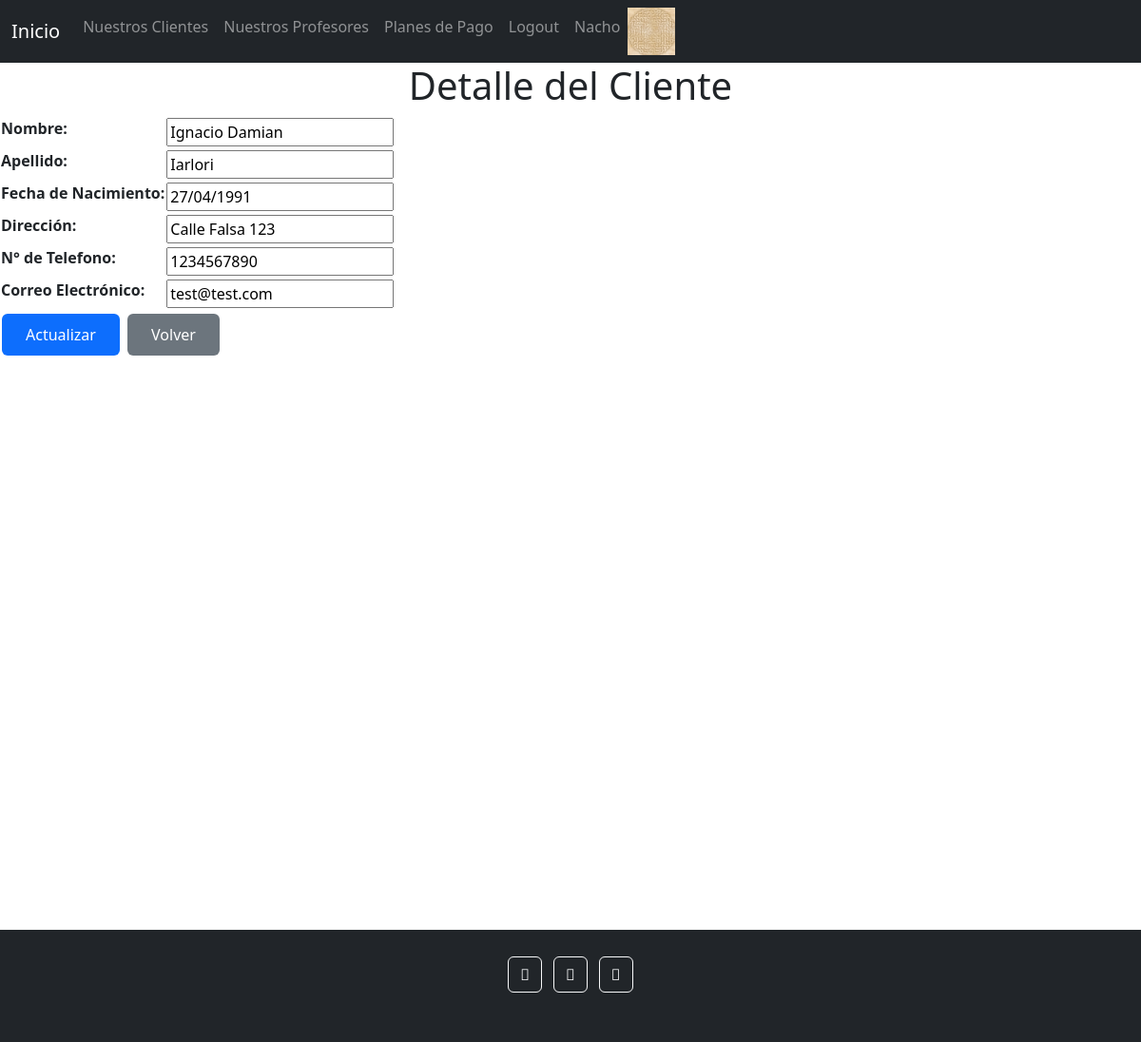
The page /clients/update-client/3/ (signed in) on the database as committed earlier.
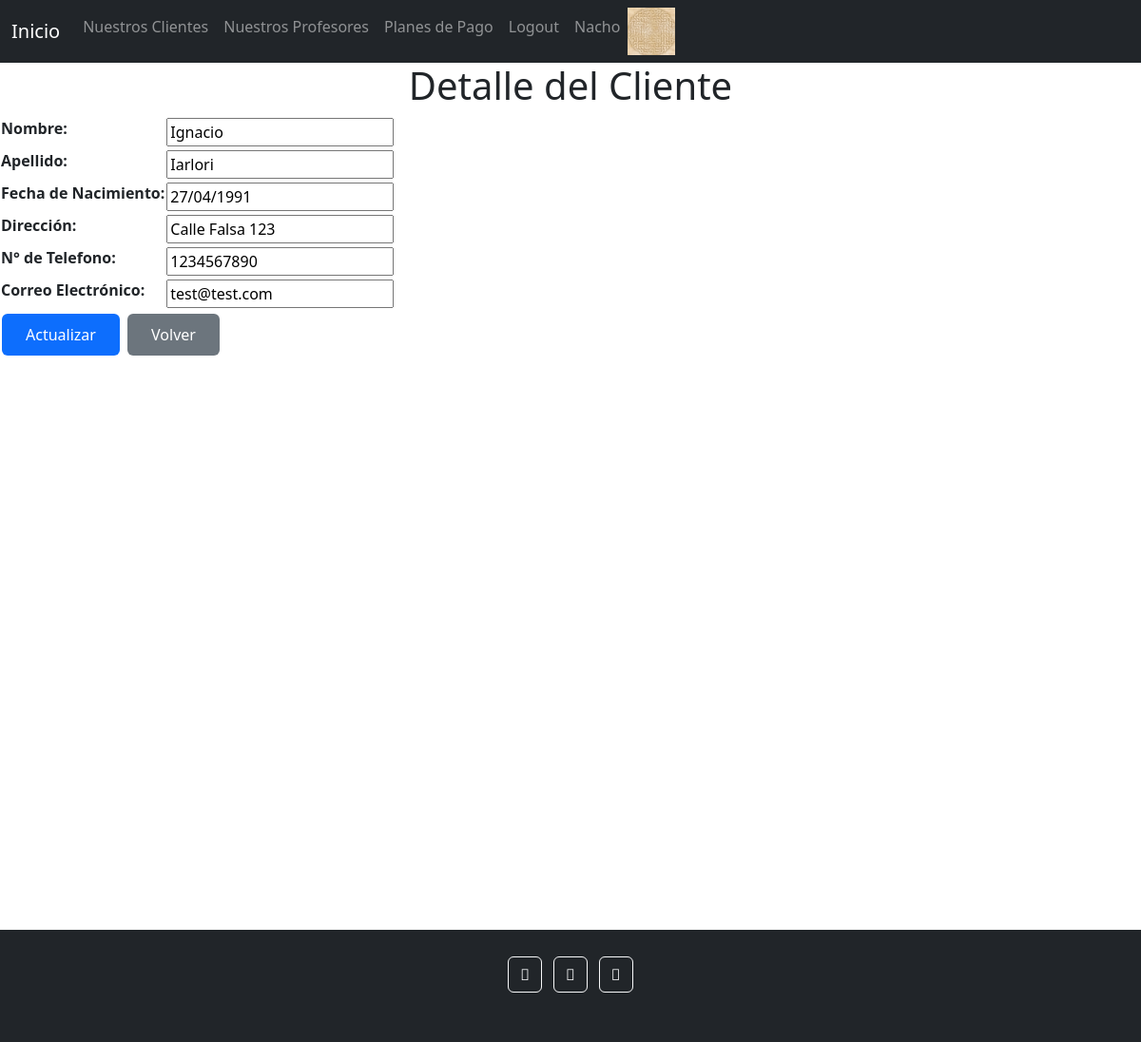
The same page on the database as committed later.
### users/models.py (models this page shows)
class UserProfile(models.Model):
    user = models.OneToOneField(User, on_delete=models.CASCADE, related_name='profile')
    phone = models.CharField(max_length=25, null=True, blank=True)
    birth_date = models.DateField(null=True, blank=True)
    profile_picture = models.ImageField(upload_to='profile_images', null=True, blank=True)

### clients/models.py (models this page shows, shortened)
class Clients(models.Model):
    first_name = models.CharField(max_length=50)
    last_name = models.CharField(max_length=50)
    birth_date = models.DateField(null=True, blank=True)
    address = models.CharField(max_length=300)
    phone_number = models.CharField(max_length=20)
    email = models.EmailField()

### clients/views.py (the view, shortened to what this page needs)
# urls.py: path('update-client/<int:pk>/', update_client, name='update_client'),
@login_required
def update_client(request, pk):
    client = Clients.objects.get(id=pk)
    if request.method == 'GET':
        form = ClientForm(initial = {
            'first_name':client.first_name,
            'last_name':client.last_name,
            'birth_date':client.birth_date,
            'address':client.address,
            'phone_number':client.phone_number,
            'email':client.email,
        })
        context ={
            'form':form
        }
        return render(request, 'clients/update_client.html', context=context)

### clients/forms.py
class ClientForm(forms.Form):
    first_name = forms.CharField(max_length=50, required=True, label='Nombre')
    last_name = forms.CharField(max_length=50, required=True, label='Apellido')
    birth_date = forms.DateField(required=True, label='Fecha de Nacimiento')
    address = forms.CharField(max_length=300, required=False, label='Dirección')
    phone_number = forms.CharField(max_length=20, required=False, label='N° de Telefono')
    email = forms.EmailField(required=False, label='Correo Electrónico')

### templates/clients/update_client.html (shortened to what this page needs)
{% extends 'base.html' %}
{% block content %}
    <center><h1>Detalle del Cliente</h1></center>
    {% if form %}
        <form action="" method="POST">
            <table>
                {{form.as_table}}
            </table>
            <input id="button" class="btn btn-primary" type="submit" value="Actualizar">
            <a href="/clients/list-clients/" id="button" class="btn btn-secondary">Volver</a>
        </form>
    {% endif %}
{% endblock %}

### templates/base.html (shortened to what this page needs)
<!DOCTYPE html>
<html lang="en">
<head>
    <link rel="stylesheet" href="https://cdn.jsdelivr.net/npm/bootstrap@4.6.2/dist/css/bootstrap.min.css">
    <link rel="stylesheet" href="https://cdnjs.cloudflare.com/ajax/libs/font-awesome/4.7.0/css/font-awesome.min.css">
    <link href="https://cdn.jsdelivr.net/npm/bootstrap@5.3.0-alpha1/dist/css/bootstrap.min.css" rel="stylesheet"><link href="https://cdn.jsdelivr.net/npm/bootstrap@5.3.0-alpha1/dist/css/bootstrap.min.css" rel="stylesheet">
</head>
<body>
    <header>
        <nav class="navbar navbar-expand-lg navbar-dark bg-dark">
            <div class="container-fluid">
                <a class="navbar-brand" href="/">Inicio</a>
                <div class="collapse navbar-collapse" id="navbarSupportedContent">
                    <ul class="navbar-nav mr-auto">
                        {% if request.user.is_authenticated %}
                            <li class="nav-item">
                                <a class="nav-link" href="/clients/list-clients/">Nuestros Clientes</a>
                            </li>
                            <li class="nav-item">
                                <a class="nav-link" href="/trainers/list-trainers/">Nuestros Profesores</a>
                            </li>
                        {% endif %}
                        <li class="nav-item">
                            <a class="nav-link" href="/plans/list-plans/">Planes de Pago</a>
                        </li>
                        {% if request.user.is_authenticated %}
                            <li class="nav-item">
                                <a class="nav-link" href="/users/logout/">Logout</a>
                            </li>
                            <li class="nav-item">
                                <a class="nav-link" href="/users/update/">{{request.user.username}}</a>
                            </li>
                            {% if request.user.profile.profile_picture.url != '' %}
                                <img src="{{request.user.profile.profile_picture.url}}" alt="profile_picture" width="50px" height="50px">
                            {% endif %}
                        {% endif %}
                    </ul>
                </div>
            </div>
        </nav>
    </header>
    {% block content %}
    {% endblock %}
    <footer class="bg-dark text-center text-white" style="margin-top:600px;">
        <div class="container p-4">
        <section class="mb-4">
            <a class="btn btn-outline-light btn-floating m-1" href="#!" role="button"
            ><i class="fab fa-facebook-f"></i
            ></a>
            <a class="btn btn-outline-light btn-floating m-1" href="#!" role="button"
            ><i class="fab fa-twitter"></i
            ></a>
            <a class="btn btn-outline-light btn-floating m-1" href="#!" role="button"
            ><i class="fab fa-google"></i
            ></a>
</body>
</html>

### templates/base.html (style rules this page uses)
#button { border: none; color: white; padding: 10px 25px; text-align: center; text-decoration: none; display: inline-block; font-size: 16px; margin: 4px 2px; cursor: pointer; }
body { background-image: url('https://img.freepik.com/free-photo/blurred-cardio-machines_1203-98.jpg?w=2000'); }

Rows that differ between the two databases and show on the page:
changed Clients "Iarlori": first_name "Ignacio Damian" → "Ignacio"
